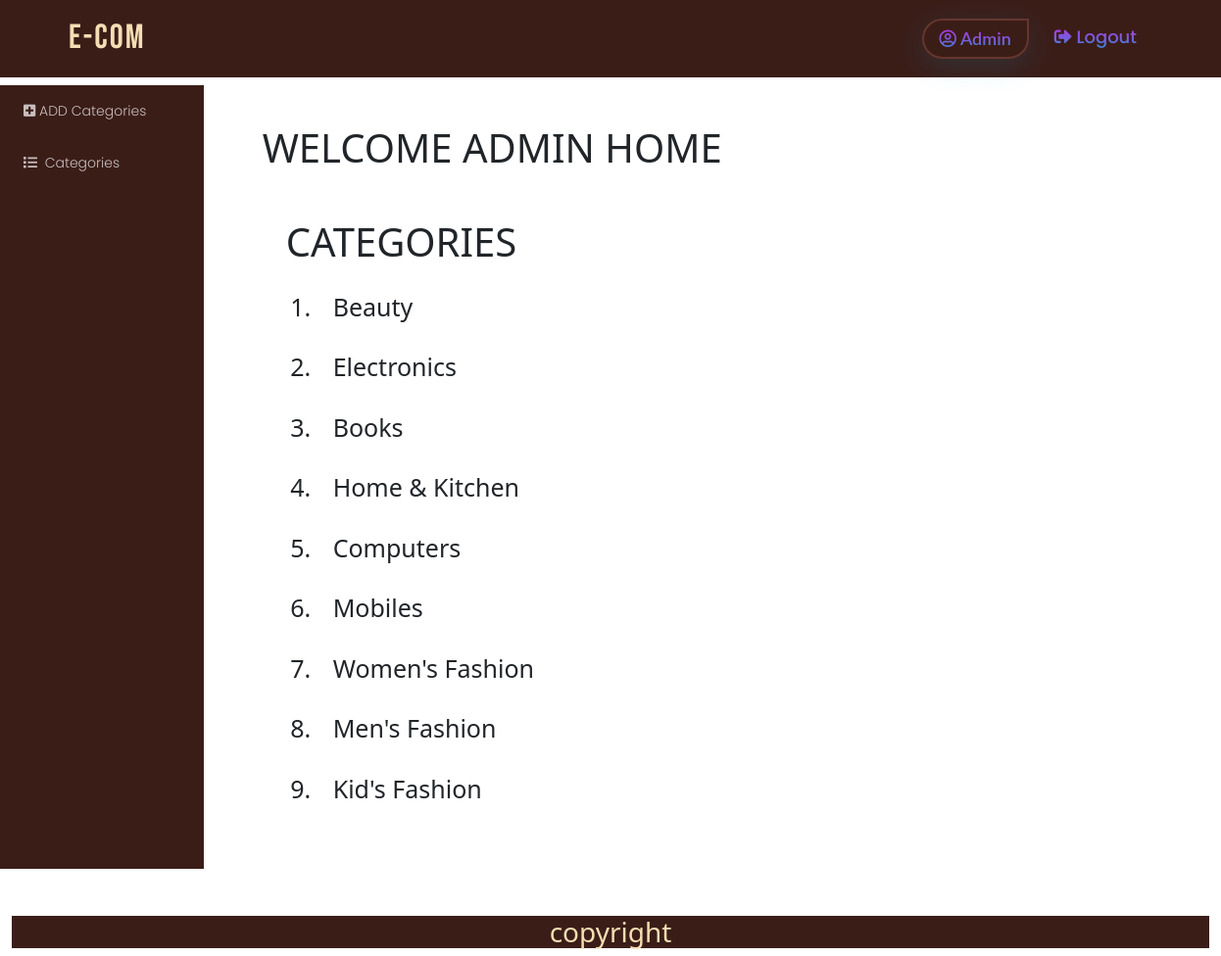
/admins/categorylist (signed in), run on the app's committed database.
### authapp/models.py (models this page shows)
class User(AbstractUser):
    is_seller = models.BooleanField(default=False)
    is_customer = models.BooleanField(default=False)

### admins/models.py (models this page shows, shortened)
class Category(models.Model):
    name = models.CharField(max_length=120, verbose_name='product Category')

### admins/views.py (the view)
# urls.py: path('categorylist', views.CategoryList.as_view(), name='listcategory')
@method_decorator(signin_required, name='dispatch')
class CategoryList(ListView):
    model = Category
    template_name = 'admins/category_list.html'
    context_object_name = 'categories'

### templates/admins/category_list.html
<!DOCTYPE html>
{%extends 'admins/adminhome.html'%}
{%load static%}
{% block body_block %}
<div class="container mt-5 ms-5">
    <h1> CATEGORIES</h1>
    <ol>
         {%for category in categories%}
        <li class="mt-4 ps-3 " style="font-size:25px">
            {{category.name}}
        </li>
        {%endfor%}
    </ol>
</div>
{%endblock%}

### templates/admins/adminhome.html (shortened to what this page needs)
<!DOCTYPE html>
{%load static%}
<html lang="en">
<head>
    <link href="https://cdn.jsdelivr.net/npm/bootstrap@5.1.1/dist/css/bootstrap.min.css" rel="stylesheet"
>
    <link rel="stylesheet" href="https://cdnjs.cloudflare.com/ajax/libs/font-awesome/5.15.0/css/all.min.css"
/>
    <link rel="stylesheet" href="https://cdnjs.cloudflare.com/ajax/libs/font-awesome/5.15.0/css/fontawesome.min.css"
/>
    <link rel="stylesheet" href="{%static 'css/styles.css'%}">
</head>
<body>
<nav class="navbar navbar-expand-lg navbarTransparent">
    <div class="container">
        <a class="navbar-brand" href="{%url 'home' %}">E-Com</a>
        <div class="collapse navbar-collapse" id="navbarSupportedContent">
            <ul class="navbar-nav ms-auto mb-2 mb-lg-0">
                <li class="nav-item">
                    <a class="nav-link active" href="#">
                        <i class="far  fa-user-circle icolor"></i>&nbsp;{{request.user}}
                    </a>
                </li>
                <li class="nav-item">
                    <a class="nav-link" href="{%url 'logout'%}"><i
                            class="fas fa-sign-out-alt icolor"></i>&nbsp;Logout</a>
                </li>
            </ul>
        </div>
    </div>
</nav>
<div class="container-fluid ">
    <div class="row">
        <div class="col-md-2 db-padd">
            <div class="dashbard-left">
                <div class="row">
                    <div class="col-md-12">
                        <div class="dashleft-2">
                            <ul class="list-group">
                                <li class="list-group-item "><a href="{%url 'addcategory'%}"><i class="fas fa-plus-square"></i>&nbsp;ADD
                                    Categories</a></li>
                                  <li class="list-group-item "><a href="{%url 'listcategory'%}"><i class="fas fa-list"></i>&nbsp;
                                    Categories</a></li>
                            </ul>
                        </div>
                    </div>
                </div>
            </div>
        </div>
        <div class="col-md-10">
            <h1 class="mt-5 ms-5">WELCOME ADMIN HOME</h1>
            {%block body_block%}
            {%endblock%}
        </div>
    </div>
    <div class="footer mt-5">
        <h3>copyright</h3>
    </div>
</div>
</body>
</html>

### static/css/styles.css (style rules this page uses)
.db-padd { padding: 0!important; }
.dashbard-left { width: 100%; position: relative; z-index: 1; top: 0; left: 0; overflow-x: hidden; }
.dashbard-left .dashleft-2 { background-color: rgb(59, 29, 24); border-radius: 0rem; margin-top: 0.5rem; height: 100vh; }
.dashleft-2 .list-group .list-group-item { font-family: "Poppins", sans-serif; font-weight: 300; font-size: 14px; background-color: transparent; border: none; margin: 8px; cursor: pointer; }
.dashleft-2 .list-group .list-group-item a { color:rgba(255, 255, 255, 0.712); text-decoration: none; }
body { background-image: url(""); background-repeat: no-repeat; background-attachment: fixed; }
.navbarTransparent { background-color: rgb(59, 29, 24); }
.navbar .navbar-brand { font-family: "Bebas Neue", cursive; color: wheat; font-size: 35px; font-weight: 100; letter-spacing: 2px; padding: 5px; }
.navbar .navbar-nav .nav-item { opacity: 0.9; margin: 5px; }
.navbar .navbar-nav .nav-item .nav-link.active { border-top-left-radius: 7rem; border-bottom-left-radius: 7rem; border-bottom-right-radius: 7rem; box-shadow: 0 8px 32px 0 rgba(18, 174, 232, 0.17); font-size: 18px; font-weight: 600; font-family: "Lato", sans-serif; padding: 5px 16px; background: -webkit-linear-gradient(rgb(247, 19, 255), rgb(18, 174, 232)); -webkit-background-clip: text; background-clip: text; -webkit-text-fill-color: transparent; border-width: 2px; border-style: solid; border-color: rgb(107, 57, 49); }
.navbar .navbar-nav .nav-item .nav-link { text-transform: capitalize; font-size: 18px; font-weight: 500; font-family: "Poppins", sans-serif; padding: 5px 16px; background: -webkit-linear-gradient(rgb(247, 19, 255), rgb(18, 174, 232)); -webkit-background-clip: text; background-clip: text; -webkit-text-fill-color: transparent; }
.footer { background-color : rgb(59, 29, 24); text-align : center; color: wheat; width:100%; }

### data on the page
User: user "Admin"
Category: name "Beauty"
Category: name "Electronics"
Category: name "Books"
Category: name "Home & Kitchen"
Category: name "Computers"
Category: name "Mobiles"
Category: name "Women's Fashion"
Category: name "Men's Fashion"
Category: name "Kid's Fashion"
